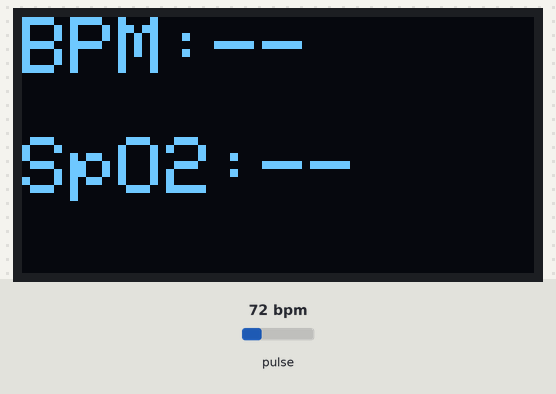
A program run on a simulated ESP32. On the bench: 128×64 one-colour display. Inputs (shaded band) come from the test bench; at power-on: pulse 72 bpm. WiFi joins after 1.5 s; servers stay silent unless stated; what the program prints to the serial monitor is not drawn.

Above: at 2.7 s.
2.8 s: pulse set to 130 bpm
At 5.18 s:
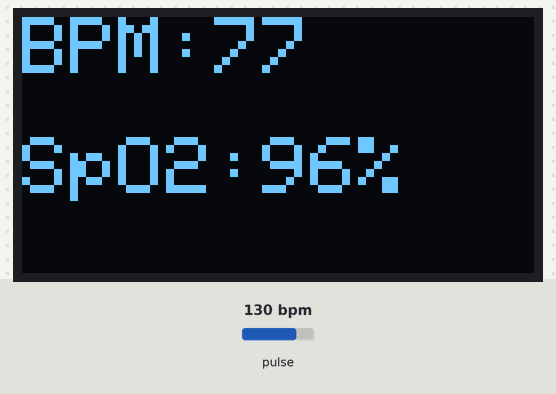
5.8 s: pulse set to 42 bpm
At 8.8 s:
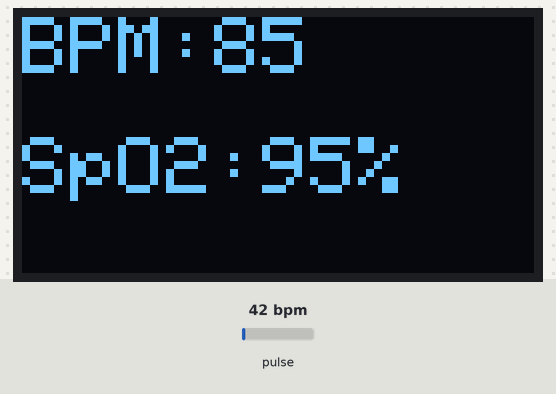
Timing chart, 0 to 10.3 s (numbered marks = the images above; inputs shaded):
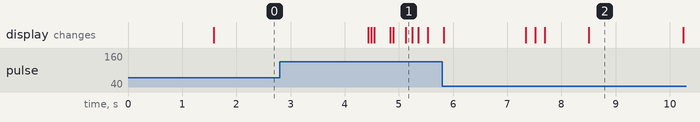

The program:

main.cpp
```cpp
#include <Arduino.h>
#include <Wire.h>
#include <Adafruit_GFX.h>
#include <Adafruit_SSD1306.h>
#include <WiFi.h>

#include "EmbeddedWebAssets.h"
#include "SensorFilter.h"
#include "SensorStats.h"
#include "WebServer.h"


#define SCREEN_WIDTH 128
#define SCREEN_HEIGHT 64
Adafruit_SSD1306 display(SCREEN_WIDTH, SCREEN_HEIGHT, &Wire, -1);

const char* ssid = "phongrunners";
const char* password = "homong123";
const char* apSsid = "HRMonitor_AP";
const char* apPassword = "12345678";

unsigned long lastWebSocketSend = 0;
unsigned long lastStatsUpdate = 0;

void connectWiFi() {
  Serial.println("\n--- Bat dau ket noi WiFi ---");
  WiFi.mode(WIFI_STA);
  WiFi.begin(ssid, password);
  Serial.printf("Connecting to WiFi '%s'...\n", ssid);

  unsigned long start = millis();
  while (WiFi.status() != WL_CONNECTED && millis() - start < 10000) {
    delay(500);
    Serial.print(".");
  }

  if (WiFi.status() == WL_CONNECTED) {
    Serial.println("\n[OK] Da ket noi Router. Dang cho cap IP...");
    int timeout = 0;
    while (WiFi.localIP().toString() == "0.0.0.0" && timeout < 10) {
      delay(500);
      Serial.print("#");
      timeout++;
    }

    Serial.println("\n=================================");
    Serial.print("WiFi CONNECTED SUCCESSFULLY!\n");
    Serial.print("IP Address: ");
    Serial.println(WiFi.localIP());
    Serial.println("=================================");
  } else {
    Serial.println("\n[FAIL] Không the ket noi WiFi, chuyen sang AP mode...");
    WiFi.softAP(apSsid, apPassword);
    Serial.print("AP IP address: ");
    Serial.println(WiFi.softAPIP());
  }
}

void setup() {
  Serial.begin(115200);
  Wire.begin(21, 22);
  Wire.setClock(100000);

  if (!display.begin(SSD1306_SWITCHCAPVCC, 0x3C)) {
    Serial.println("OLED fail");
    while (true);
  }

  display.setTextColor(WHITE);

  if (!initSensor()) {
    Serial.println("Sensor fail");
    while (true);
  }

  Serial.println("System ready");
  connectWiFi();
  setupWebServer();
}

void loop() {
  updateSensor();
  int displayBpm = getCurrentBpm();
  int displaySpo2 = getCurrentSpo2();

  if (millis() - lastStatsUpdate > 1000)
{
    updateStatistics(displayBpm);
    lastStatsUpdate = millis();
}

  if (!isFingerPresent()) {
    resetStats();
    display.clearDisplay();
    display.setTextSize(2);
    display.setCursor(15, 20);
    display.println("NO FINGER");
    display.display();
    static unsigned long lastStatsUpdate = 0;

    if (millis() - lastStatsUpdate > 1000)
    {
        updateStatistics(displayBpm);
        lastStatsUpdate = millis();
    }

    if (millis() - lastWebSocketSend > 1000) {
      sendWebSocketData(0, 0, getStatsPtr());
      lastWebSocketSend = millis();
    }

    cleanupWebSocketClients();
    delay(100);
    return;
  }

  Serial.print("BPM: ");
  Serial.print(displayBpm);
  Serial.print(" | SpO2: ");
  Serial.println(displaySpo2);

  display.clearDisplay();
  display.setTextSize(2);
  display.setCursor(0, 0);
  display.print("BPM:");
  if (displayBpm == 0) display.println("--");
  else display.println(displayBpm);
  display.setCursor(0, 30);
  display.print("SpO2:");
  if (displaySpo2 == 0) display.print("--");
  else {
    display.print(displaySpo2);
    display.print("%");
  }
  display.display();

  if (millis() - lastWebSocketSend > 1000) {
    if (millis() - lastWebSocketSend > 1000) {
    sendWebSocketData(displayBpm, displaySpo2, getStatsPtr());
    lastWebSocketSend = millis();
}
  }

  cleanupWebSocketClients();
  delay(20);
}
```

EmbeddedWebAssets.h
```cpp
#pragma once

#include <Arduino.h>

extern const char index_html[] PROGMEM;
extern const char app_js[] PROGMEM;
extern const char style_css[] PROGMEM;
```

SensorFilter.h
```cpp
#pragma once

#include <Arduino.h>
#include "SensorStats.h"

bool initSensor();
void updateSensor();
int getCurrentBpm();
int getCurrentSpo2();
bool isFingerPresent();
```

SensorStats.h
```cpp
#pragma once

#include <Arduino.h>

struct HeartRateStats {
  int maxBpm;
  int minBpm;
  float avgBpm;
  float hrv;
  bool isAnomaly;
  int anomalyType; // 0=normal, 1=too fast, 2=too slow, 3=irregular
};

void initStats();
void recordBeatEvent(int bpm);
HeartRateStats* getStats();

void resetStats();
bool detectAnomaly(int bpm, float avgBpm);
float calculateHRV();
int getHeartRateLevel(int bpm);
HeartRateStats* getStatsPtr();

void updateStatistics(int bpm);
```

WebServer.h
```cpp
#pragma once

#include "SensorStats.h"

void setupWebServer();
void sendWebSocketData(
    int bpmValue,
    int spo2Value,
    HeartRateStats* statsPtr
);
void cleanupWebSocketClients();
```

SensorFilter.cpp
```cpp
#include "SensorFilter.h"
#include "SensorStats.h"
#include "heartRate.h"
#include "MAX30105.h"
#include <Arduino.h>

#define BPM_BUFFER_SIZE 8
#define BUFFER_SIZE 50

static MAX30105 sensor;
static long lastBeat = 0;
static float bpmAvg = 0;
static float bpmSmooth = 0;
static float bpmBuffer[BPM_BUFFER_SIZE];
static int bpmIndex = 0;

static long irBuffer[BUFFER_SIZE];
static long redBuffer[BUFFER_SIZE];
static int bufferIndex = 0;
static float spo2 = 0;

static bool fingerPresent = false;

static float estimateBPM(float spo2Value) {
  if (spo2Value > 100) spo2Value = 100;
  if (spo2Value < 90) spo2Value = 90;
  return 65 + (100 - spo2Value) * 4.5;
}

bool initSensor() {
  if (!sensor.begin(Wire, I2C_SPEED_STANDARD)) {
    return false;
  }

  sensor.setup(0x3F, 4, 2, 100, 411, 4096);
  sensor.setPulseAmplitudeIR(0x3F);
  sensor.setPulseAmplitudeRed(0x3F);
  sensor.setPulseAmplitudeGreen(0);

  for (int i = 0; i < BPM_BUFFER_SIZE; i++) {
    bpmBuffer[i] = 0;
  }

  initStats();

  return true;
}

void updateSensor() {
  long ir = sensor.getIR();
  long red = sensor.getRed();

  if (ir < 30000) {
    fingerPresent = false;
    bpmAvg = 0;
    bpmSmooth = 0;
    spo2 = 0;
    bpmIndex = 0;
    bufferIndex = 0;

    for (int i = 0; i < BPM_BUFFER_SIZE; i++) {
      bpmBuffer[i] = 0;
    }

    for (int i = 0; i < BUFFER_SIZE; i++) {
      irBuffer[i] = 0;
      redBuffer[i] = 0;
    }

    return;
  }

  fingerPresent = true;

  if (checkForBeat(ir)) {
    long now = millis();
    long delta = now - lastBeat;
    lastBeat = now;

    float bpm = 60.0 / (delta / 1000.0);
    if (bpm > 45 && bpm < 150) {
      if (abs(bpm - bpmAvg) < 20 || bpmAvg == 0) {
        bpmBuffer[bpmIndex++] = bpm;
        bpmIndex %= BPM_BUFFER_SIZE;

        float sum = 0;
        for (int i = 0; i < BPM_BUFFER_SIZE; i++) {
          sum += bpmBuffer[i];
        }
        bpmAvg = sum / BPM_BUFFER_SIZE;

        // Ghi nhận beat vào stats
        recordBeatEvent((int)bpm);
      }
    }
  }

  irBuffer[bufferIndex] = ir;
  redBuffer[bufferIndex] = red;
  bufferIndex++;

  if (bufferIndex >= BUFFER_SIZE) {
    bufferIndex = 0;

    float irDC = 0, redDC = 0;
    for (int i = 0; i < BUFFER_SIZE; i++) {
      irDC += irBuffer[i];
      redDC += redBuffer[i];
    }

    irDC /= BUFFER_SIZE;
    redDC /= BUFFER_SIZE;

    float irAC = 0, redAC = 0;
    for (int i = 0; i < BUFFER_SIZE; i++) {
      irAC += abs(irBuffer[i] - irDC);
      redAC += abs(redBuffer[i] - redDC);
    }

    irAC /= BUFFER_SIZE;
    redAC /= BUFFER_SIZE;

    float R = (redAC / redDC) / (irAC / irDC);
    spo2 = 110 - 25 * R;

    if (spo2 > 100) spo2 = 100;
    if (spo2 < 90) spo2 = 90;
  }

  float bpmRaw = 0;
  if (spo2 > 0) {
    bpmRaw = (bpmAvg >= 45) ? bpmAvg : estimateBPM(spo2);
  }

  if (bpmRaw > 0) {
    bpmSmooth = 0.85 * bpmSmooth + 0.15 * bpmRaw;
  } else {
    bpmSmooth *= 0.98;
  }

  if (bpmSmooth < 50 && bpmSmooth > 0) bpmSmooth = 50;
  if (bpmSmooth > 120) bpmSmooth = 120;
}

int getCurrentBpm() {
  return fingerPresent ? (int)bpmSmooth : 0;
}

int getCurrentSpo2() {
  return fingerPresent ? (int)spo2 : 0;
}

bool isFingerPresent() {
  return fingerPresent;
}
```

SensorStats.cpp
```cpp
#include "SensorStats.h"
#include <cmath>

#define STATS_HISTORY_SIZE 60  // Lưu 60 beat gần nhất

static int bpmHistory[STATS_HISTORY_SIZE];
static int historyIndex = 0;
static int historyCount = 0;

static HeartRateStats currentStats = {0, 200, 0, 0, false, 0};

// Threshold cho anomaly detection
#define TACHYCARDIA_THRESHOLD 100
#define BRADYCARDIA_THRESHOLD 60
#define NORMAL_HEART_RATE_MIN 60
#define NORMAL_HEART_RATE_MAX 100

void initStats() {
  for (int i = 0; i < STATS_HISTORY_SIZE; i++) {
    bpmHistory[i] = 0;
  }
  historyIndex = 0;
  historyCount = 0;
  currentStats.maxBpm = 0;
  currentStats.minBpm = 200;
  currentStats.avgBpm = 0;
  currentStats.hrv = 0;
  currentStats.isAnomaly = false;
  currentStats.anomalyType = 0;
}

void recordBeatEvent(int bpm) {
  if (bpm <= 0 || bpm > 200) return;

  // Lưu vào lịch sử
  bpmHistory[historyIndex] = bpm;
  historyIndex = (historyIndex + 1) % STATS_HISTORY_SIZE;
  if (historyCount < STATS_HISTORY_SIZE) {
    historyCount++;
  }

  // Cập nhật Max/Min
  if (bpm > currentStats.maxBpm) {
    currentStats.maxBpm = bpm;
  }
  if (bpm < currentStats.minBpm) {
    currentStats.minBpm = bpm;
  }

  // Tính trung bình
  int sum = 0;
  for (int i = 0; i < historyCount; i++) {
    sum += bpmHistory[i];
  }
  currentStats.avgBpm = (float)sum / historyCount;

  // Tính HRV
  currentStats.hrv = calculateHRV();

  // Phát hiện bất thường
  currentStats.isAnomaly = detectAnomaly(bpm, currentStats.avgBpm);
}

float calculateHRV() {
  if (historyCount < 5) return 0;

  // Tính độ lệch chuẩn (Standard Deviation) của BPM
  float mean = currentStats.avgBpm;
  float sumSquaredDiff = 0;

  for (int i = 0; i < historyCount; i++) {
    float diff = bpmHistory[i] - mean;
    sumSquaredDiff += diff * diff;
  }

  float variance = sumSquaredDiff / historyCount;
  float stdDev = sqrt(variance);

  // HRV = độ lệch chuẩn (đơn vị: ms giữa các beat)
  // Chuyển đổi từ BPM sang ms
  // 60000 ms / BPM = ms giữa các beat
  // HRV được chuẩn hóa từ 0-100
  float hrv = (stdDev / mean) * 100;  // CV (Coefficient of Variation)

  return hrv > 100 ? 100 : hrv;
}

bool detectAnomaly(int bpm, float avgBpm) {
  // Kiểm tra tachycardia (tim đập quá nhanh)
  if (bpm > TACHYCARDIA_THRESHOLD) {
    currentStats.anomalyType = 1;
    return true;
  }

  // Kiểm tra bradycardia (tim đập quá chậm)
  if (bpm < BRADYCARDIA_THRESHOLD) {
    currentStats.anomalyType = 2;
    return true;
  }

  // Kiểm tra sự không đều (irregular pattern)
  if (historyCount >= 4) {
    int diff1 = abs(bpmHistory[(historyIndex - 1 + STATS_HISTORY_SIZE) % STATS_HISTORY_SIZE] -
                    bpmHistory[(historyIndex - 2 + STATS_HISTORY_SIZE) % STATS_HISTORY_SIZE]);
    int diff2 = abs(bpmHistory[(historyIndex - 2 + STATS_HISTORY_SIZE) % STATS_HISTORY_SIZE] -
                    bpmHistory[(historyIndex - 3 + STATS_HISTORY_SIZE) % STATS_HISTORY_SIZE]);

    if (diff1 > 20 && diff2 > 20) {
      currentStats.anomalyType = 3;
      return true;
    }
  }

  currentStats.anomalyType = 0;
  return false;
}

HeartRateStats* getStats() {
  return &currentStats;
}

void resetStats() {
  initStats();
}

int getHeartRateLevel(int bpm) {
  // Phân loại mức nhịp tim
  if (bpm < BRADYCARDIA_THRESHOLD) {
    return 1;  // Quá chậm
  } else if (bpm <= NORMAL_HEART_RATE_MAX) {
    return 2;  // Bình thường
  } else if (bpm <= TACHYCARDIA_THRESHOLD) {
    return 3;  // Nhanh
  } else {
    return 4;  // Quá nhanh
  }
}

HeartRateStats* getStatsPtr() {
    return &currentStats;
}
void updateStatistics(int bpm)
{
    if (bpm <= 0) return;

    bpmHistory[historyIndex] = bpm;
    historyIndex = (historyIndex + 1) % STATS_HISTORY_SIZE;

    if (historyCount < STATS_HISTORY_SIZE)
        historyCount++;

    int maxVal = bpmHistory[0];
    int minVal = bpmHistory[0];
    int sum = 0;

    for (int i = 0; i < historyCount; i++)
    {
        if (bpmHistory[i] > maxVal)
            maxVal = bpmHistory[i];

        if (bpmHistory[i] < minVal)
            minVal = bpmHistory[i];

        sum += bpmHistory[i];
    }

    currentStats.maxBpm = maxVal;
    currentStats.minBpm = minVal;
    currentStats.avgBpm = (float)sum / historyCount;
    currentStats.hrv = calculateHRV();
}
```

WebServer.cpp
```cpp
#include "WebServer.h"
#include "SensorStats.h"
#include "SensorStats.h"
#include <ESPAsyncWebServer.h>
#include <AsyncTCP.h>
#include <Arduino.h>

static AsyncWebServer server(80);
static AsyncWebSocket webSocket("/ws");

extern const char index_html[] PROGMEM;
extern const char app_js[] PROGMEM;
extern const char style_css[] PROGMEM;

void onWebSocketEvent(AsyncWebSocket *serverPtr, AsyncWebSocketClient *client, AwsEventType type, void *arg, uint8_t *data, size_t len) {
  if (type == WS_EVT_CONNECT) {
    Serial.printf("WebSocket client connected: %u\n", client->id());
  } else if (type == WS_EVT_DISCONNECT) {
    Serial.printf("WebSocket client disconnected: %u\n", client->id());
  }
}

void setupWebServer() {
  server.on("/", HTTP_GET, [](AsyncWebServerRequest *request) {
    request->send_P(200, "text/html", index_html);
  });

  server.on("/app.js", HTTP_GET, [](AsyncWebServerRequest *request) {
    request->send_P(200, "application/javascript", app_js);
  });

  server.on("/style.css", HTTP_GET, [](AsyncWebServerRequest *request) {
    request->send_P(200, "text/css", style_css);
  });

  server.onNotFound([](AsyncWebServerRequest *request) {
    request->send(404, "text/plain", "Not found");
  });

  webSocket.onEvent(onWebSocketEvent);
  server.addHandler(&webSocket);
  server.begin();
}

void sendWebSocketData(
    int bpmValue,
    int spo2Value,
    HeartRateStats* stats
)
{
    if (!stats) return;

    char message[256];

    snprintf(
        message,
        sizeof(message),
        "{\"heartRate\":%d,\"spo2\":%d,"
        "\"stats\":{\"maxBpm\":%d,\"minBpm\":%d,"
        "\"avgBpm\":%.1f,\"hrv\":%.1f},"
        "\"isAnomaly\":%s,\"anomalyType\":%d}",
        bpmValue,
        spo2Value,
        stats->maxBpm,
        stats->minBpm,
        stats->avgBpm,
        stats->hrv,
        stats->isAnomaly ? "true" : "false",
        stats->anomalyType
    );

    webSocket.textAll(message);
}

void cleanupWebSocketClients() {
  webSocket.cleanupClients();
}
```

Source omitted: EmbeddedWebAssets.cpp (18893 bytes)
